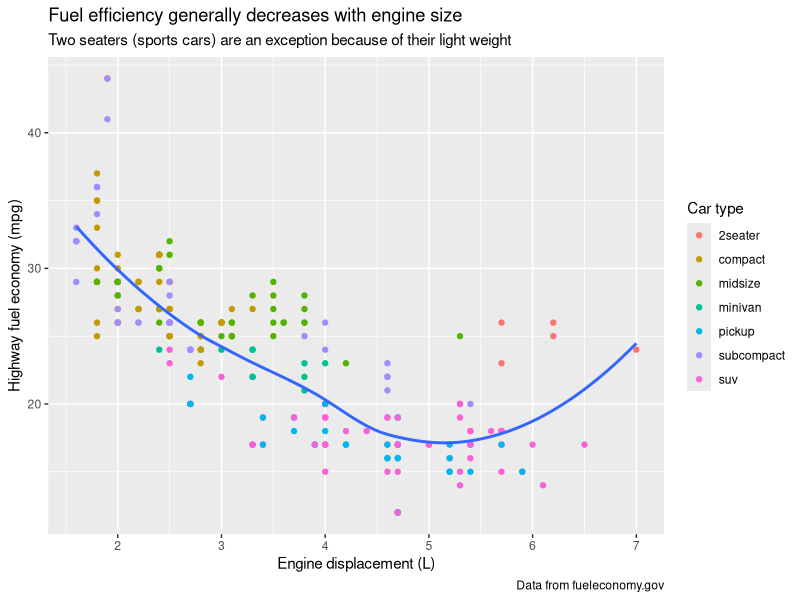
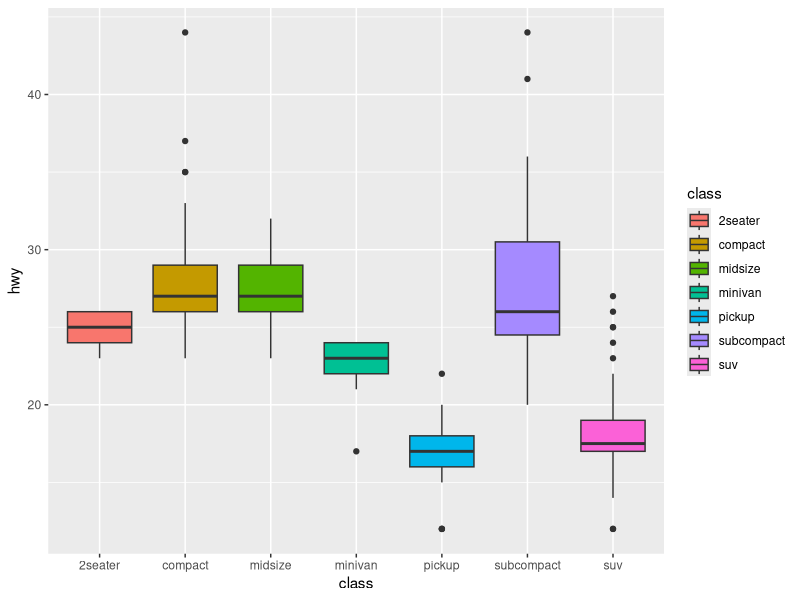
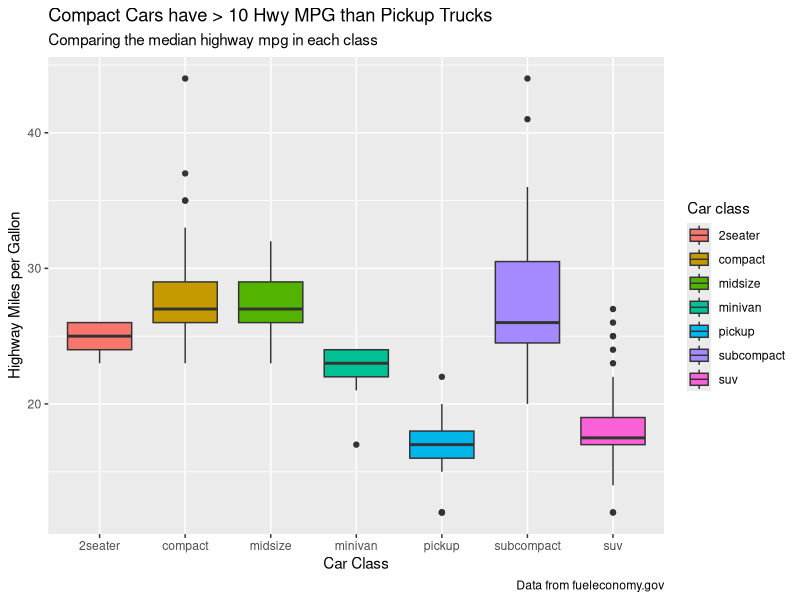
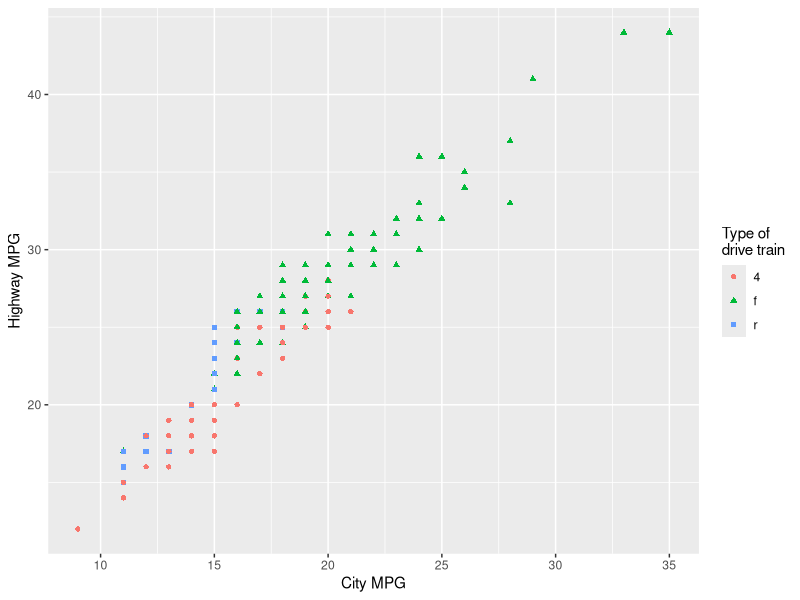
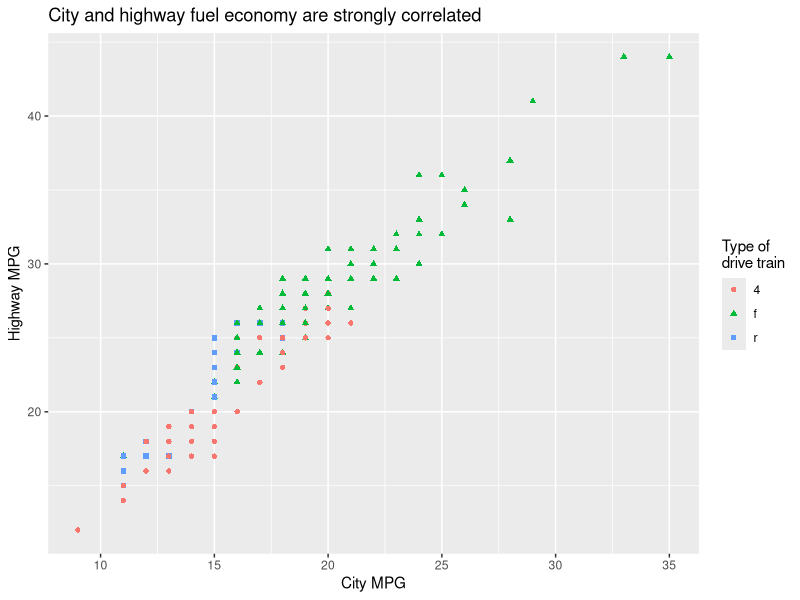
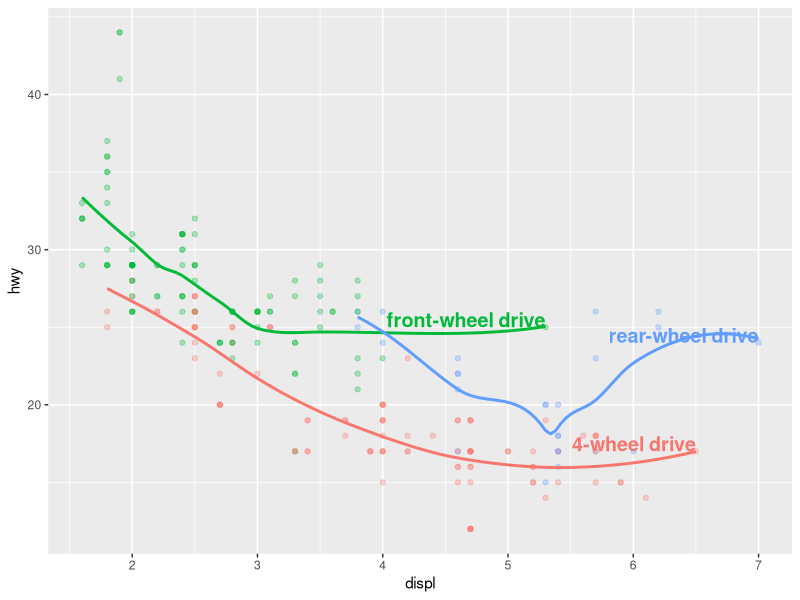
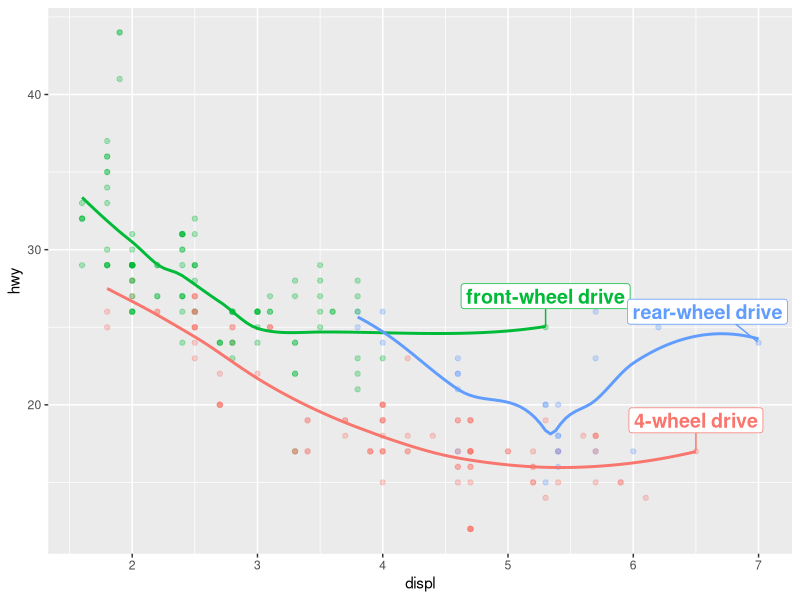
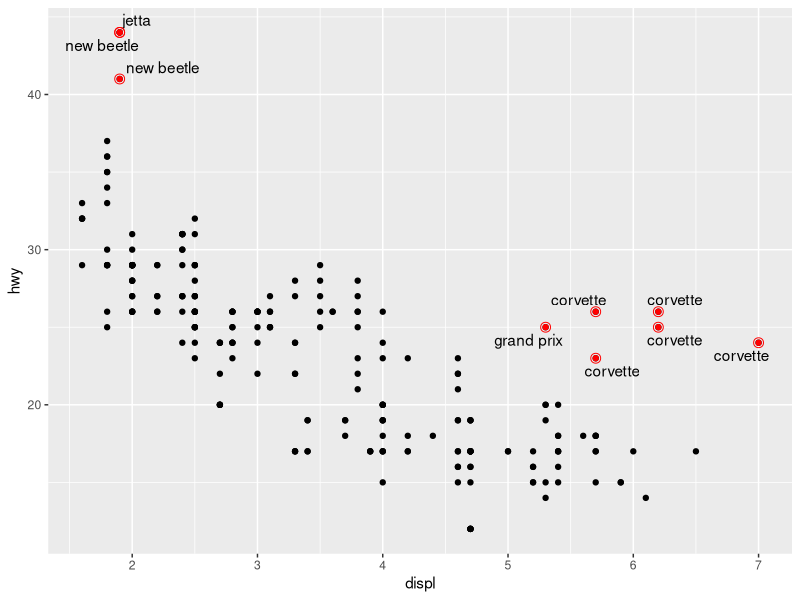

Write R code to recreate these figures, in order. (Note: this script raises an error after producing the figures.)
## ---- chunk 1
library(tidyverse)                 # for ggplot2 and mpg
library(ggrepel)                   # for smart label placement
library(patchwork)                 # for combining plots
library(scales)                    # for axis formatting
## ---- chunk 2
ggplot(mpg, aes(x = displ, y = hwy)) +
  geom_point(aes(color = class)) +
  geom_smooth(se = FALSE) +
  labs(
    x = "Engine displacement (L)",
    y = "Highway fuel economy (mpg)",
    color = "Car type",
    title = "Fuel efficiency generally decreases with engine size",
    subtitle = "Two seaters (sports cars) are an exception because of their light weight",
    caption = "Data from fueleconomy.gov"
  )
## ---- chunk 3
g1 <-  ggplot(
  data = mpg,
  mapping = aes(x = class, y = hwy, fill = class)) +
  geom_boxplot()

g1
## ---- chunk 4
g1 + labs(
    title = "Compact Cars have > 10 Hwy MPG than Pickup Trucks",
    subtitle = "Comparing the median highway mpg in each class",
    caption = "Data from fueleconomy.gov",
    x = "Car Class",
    y = "Highway Miles per Gallon",
    fill = "Car class"
  )
## ---- chunk 5
ggplot(mpg, aes(x = cty, y = hwy, color = drv, shape = drv)) +
  geom_point() +
  labs(
    x = "City MPG",
    y = "Highway MPG",
    color = "Type of\ndrive train",
    shape = "Type of\ndrive train"
  )
## ---- chunk 6
ggplot(mpg, aes(x = cty, y = hwy, color = drv, shape = drv)) +
  geom_point() +
  labs(
    title = "City and highway fuel economy are strongly correlated",
    x = "City MPG",
    y = "Highway MPG",
    color = "Type of\ndrive train",
    shape = "Type of\ndrive train"
  )
## ---- chunk 7
label_info <- mpg |>
  group_by(drv) |>
  arrange(desc(displ)) |>
  slice_head(n = 1) |>
  mutate(
    drive_type = case_when(
      drv == "f" ~ "front-wheel drive",
      drv == "r" ~ "rear-wheel drive",
      drv == "4" ~ "4-wheel drive"
    )
  ) |> 
  select(displ, hwy, drv, drive_type)
## ---- chunk 8
ggplot(mpg, aes(x = displ, y = hwy, color = drv)) +
  geom_point(alpha = 0.3) +
  geom_smooth(se = FALSE) +
  geom_text(
    data = label_info,
    aes(x = displ, y = hwy, label = drive_type),
    fontface = "bold",
    size = 5,
    hjust = "right",
    vjust = "bottom"
  ) +
  theme(legend.position = "none")
## ---- chunk 9
ggplot(mpg, aes(x = displ, y = hwy, color = drv)) +
  geom_point(alpha = 0.3) +
  geom_smooth(se = FALSE) +
  geom_label_repel(
    data = label_info,
    aes(x = displ, y = hwy, label = drive_type),
    fontface = "bold",
    size = 5,
    nudge_y = 2
  ) +
  theme(legend.position = "none")
## ---- chunk 10
potential_outliers <- mpg |>
  filter(hwy > 40 | (hwy > 20 & displ > 5))

ggplot(mpg, aes(x = displ, y = hwy)) +
  geom_point() +
  geom_text_repel(data = potential_outliers, aes(label = model)) +
  geom_point(data = potential_outliers, color = "red") +
  geom_point(
    data = potential_outliers,
    color = "red", size = 3, shape = "circle open"
  )
## ---- chunk 11
trend_text <- "Larger engine sizes tend to have lower fuel economy."
## ---- chunk 12
ggplot(mpg, aes(x = displ, y = hwy)) +
  geom_point() +
  annotate(
    geom = "label",
    x = 3.5,
    y = 38,
    label = trend_text,
    hjust = "left",
    color = "red"
  ) +
  annotate(
    geom = "segment",
    x = 3,
    y = 35,
    xend = 5,
    yend = 25,
    color = "red",
    arrow = arrow(type = "closed")
  )
## ---- chunk 13
ggplot(mpg, aes(displ, hwy)) +
  geom_point()
## ---- chunk 14
ggplot(mpg, aes(displ, hwy)) +
  geom_point() +
  annotate(
    geom = "point",
    x = 4,
    y = 30,
    color = "red",
    size = 5,
    shape = 17
  )
## ---- chunk 15
# Label in all facets
label <- tibble(
  displ = Inf,
  hwy = Inf,
  label = "Increasing engine size is related to decreasing fuel economy."
)

ggplot(mpg, aes(displ, hwy)) +
  geom_point() +
  geom_text(
    aes(label = label),
    data = label,
    vjust = "top",
    hjust = "right",
    size = 3
  ) + 
  facet_wrap(~ class)

# Label in one facet only
label_single <- tibble(
  displ = Inf,
  hwy = Inf,
  class = "2seater",
  label = "Increasing engine size is related to decreasing fuel economy."
)

ggplot(mpg, aes(displ, hwy)) +
  geom_point() +
  geom_text(
    aes(label = label),
    data = label_single,
    vjust = "top",
    hjust = "right",
    size = 3
  ) + 
  facet_wrap(~ class)

# Different label in each facet
label_diff <- tibble(
  displ = Inf,
  hwy = Inf,
  class = unique(mpg$class),
  label = paste0("Label for ", class)
)

ggplot(mpg, aes(displ, hwy)) +
  geom_point() +
  geom_text(
    aes(label = label),
    data = label_diff,
    vjust = "top",
    hjust = "right",
    size = 3
  ) + 
  facet_wrap(~ class)
## ---- chunk 16
ggplot(mpg, aes(x = displ, y = hwy)) +
  geom_point(aes(color = class))
## ---- chunk 17
ggplot(mpg, aes(x = displ, y = hwy)) +
  geom_point(aes(color = class)) +
  scale_x_continuous() +
  scale_y_continuous() +
  scale_color_discrete()
## ---- chunk 18
ggplot(mpg, aes(x = displ, y = hwy, color = drv)) +
  geom_point() +
  scale_y_continuous(breaks = seq(15, 40, by = 5))
## ---- chunk 19
# Remove axis labels
ggplot(mpg, aes(x = displ, y = hwy, color = drv)) +
  geom_point() +
  scale_x_continuous(labels = NULL) +
  scale_y_continuous(labels = NULL)
## ---- chunk 20
ggplot(mpg, aes(x = displ, y = hwy, color = drv)) +
  geom_point() +
  scale_color_discrete(labels = NULL)
## ---- chunk 21
base <- ggplot(mpg, aes(x = displ, y = hwy)) +
  geom_point(aes(color = class))

base + theme(legend.position = "right")  # the default
base + theme(legend.position = "left")
base + theme(legend.position = "top")
base + theme(legend.position = "bottom")
base + theme(legend.position = "none")  # remove legend
## ---- chunk 22
# Left: original scale
ggplot(diamonds, aes(x = carat, y = price)) +
  geom_bin2d()
## ---- chunk 23
# Right: log-transformed scale
ggplot(diamonds, aes(x = carat, y = price)) +
  geom_bin2d() +
  scale_x_log10() +
  scale_y_log10()
## ---- chunk 24
# Default colors
ggplot(mpg, aes(x = displ, y = hwy)) +
  geom_point(aes(color = drv))
## ---- chunk 25
# ColorBrewer colors
ggplot(mpg, aes(x = displ, y = hwy)) +
  geom_point(aes(color = drv)) +
  scale_color_brewer(palette = "Set1")
## ---- chunk 26
ggplot(mpg, aes(x = displ, y = hwy)) +
  geom_point(aes(color = drv, shape = drv)) +
  scale_color_brewer(palette = "Set1")
## ---- chunk 27
presidential |>
  mutate(id = 33 + row_number()) |>
  ggplot(aes(x = start, y = id, color = party)) +
  geom_point() +
  geom_segment(aes(xend = end, yend = id)) +
  scale_color_manual(values = c(Republican = "#E81B23", Democratic = "#00AEF3"))
## ---- chunk 28
# Viridis scale
ggplot(mpg, aes(x = displ, y = hwy)) +
  geom_point(aes(color = cty)) +
  scale_color_viridis_c()
## ---- chunk 29
df <- tibble(x = rnorm(10000), y = rnorm(10000))

ggplot(df) +
  geom_point(aes(x = x, y = y, fill = x)) +
  scale_fill_gradient(low = "yellow", high = "red")
## ---- chunk 30
# It does not override the default scale because the colors for the default point shape (19, "filled circle") are set by the `color` aesthetic, not the `fill` aesthetic.

ggplot(df) +
  geom_point(aes(x = x, y = y, color = x)) +
  scale_color_gradient(low = "yellow", high = "red")
## ---- chunk 31
# Using labs()
ggplot(mpg, aes(displ, hwy)) +
  geom_point(aes(color = class)) +
  geom_smooth(se = FALSE) +
  labs(
    x = "Engine displacement (L)",
    y = "Highway fuel economy (mpg)",
    color = "Car type"
  )

# Using scale functions
ggplot(mpg, aes(displ, hwy)) +
  geom_point(aes(color = class)) +
  geom_smooth(se = FALSE) +
  scale_x_continuous("Engine displacement (L)") +
  scale_y_continuous("Highway fuel economy (mpg)") +
  scale_color_discrete("Car type")
## ---- chunk 32
ggplot(diamonds, aes(x = carat, y = price)) +
  geom_point(aes(color = cut), alpha = 1 / 20)
## ---- chunk 33
# The problem with the legend is that the alpha value makes the colors hard to see. 
# So we'll override the alpha value to make the points solid in the legend.

ggplot(diamonds, aes(carat, price)) +
  geom_point(aes(color = cut), alpha = 1 / 20) +
  theme(legend.position = "bottom") +
  guides(color = guide_legend(nrow = 1, override.aes = list(alpha = 1)))
## ---- chunk 34
ggplot(mpg, aes(x = displ, y = hwy)) +
  geom_point(aes(color = class)) +
  geom_smooth(se = FALSE) +
  theme_classic()
## ---- chunk 35
knitr::include_graphics("images/visualization-themes.png")
## ---- chunk 36
ggplot(mpg, aes(x = displ, y = hwy, color = drv)) +
  geom_point() +
  labs(
    title = "Larger engine sizes tend to have lower fuel economy",
    caption = "Source: https://fueleconomy.gov."
  ) +
  theme(
    legend.position = c(0.6, 0.7),
    legend.direction = "horizontal",
    legend.box.background = element_rect(color = "black"),
    plot.title = element_text(face = "bold"),
    plot.title.position = "plot",
    plot.caption.position = "plot",
    plot.caption = element_text(hjust = 0)
  )
## ---- chunk 37
ggplot(mpg, aes(x = displ, y = hwy, color = drv)) +
  geom_point() +
  labs(
    title = "Larger engine sizes tend to have lower fuel economy",
    caption = "Source: https://fueleconomy.gov."
  )
## ---- chunk 38
ggplot(mpg, aes(x = displ, y = hwy, color = drv)) +
  geom_point() +
  labs(
    title = "Larger engine sizes tend to have lower fuel economy",
    caption = "Source: https://fueleconomy.gov."
  ) + 
  theme_minimal()
## ---- chunk 39
ggplot(mpg, aes(x = displ, y = hwy, color = drv)) +
  geom_point() +
  labs(
    title = "Larger engine sizes tend to have lower fuel economy",
    caption = "Source: https://fueleconomy.gov."
  ) + 
  theme_minimal() + 
  theme(axis.text = element_text(color = "blue", face = "bold"))
## ---- chunk 40
p1 <- ggplot(mpg, aes(x = displ, y = hwy)) + 
  geom_point() + 
  labs(title = "Plot 1")

p2 <- ggplot(mpg, aes(x = drv, y = hwy)) + 
  geom_boxplot() + 
  labs(title = "Plot 2")

# Place side-by-side with +
p1 + p2
## ---- chunk 41
# Stack vertically with /
p1 / p2
## ---- chunk 42
p3 <- ggplot(mpg, aes(x = cty, y = hwy)) +
  geom_point() +
  labs(title = "Plot 3")

# p1 and p3 side-by-side, then p2 below
(p1 + p3) / p2
## ---- chunk 43
(p1 + p2) / p3 +
  plot_annotation(
    title = "Fuel economy analysis",
    subtitle = "Exploring the mpg dataset",
    caption = "Data from fueleconomy.gov"
  )
## ---- chunk 44
p1 <- ggplot(mpg, aes(x = displ, y = hwy)) +
  geom_point() +
  labs(title = "Plot 1")

p2 <- ggplot(mpg, aes(x = drv, y = hwy)) +
  geom_boxplot() +
  labs(title = "Plot 2")

p3 <- ggplot(mpg, aes(x = cty, y = hwy)) +
  geom_point() +
  labs(title = "Plot 3")

(p1 + p3) / p2
## ---- chunk 45
# Without parentheses:
p1 + p3 / p2

# This plots p1 in the left half, and p3/p2 stacked in the right half.
# This happens because `/` takes precedence over `+`, like in mathematics: 
# 3 + 4/5 vs. (3 + 4)/5
## ---- chunk 46
p1 / (p2 + p3)
